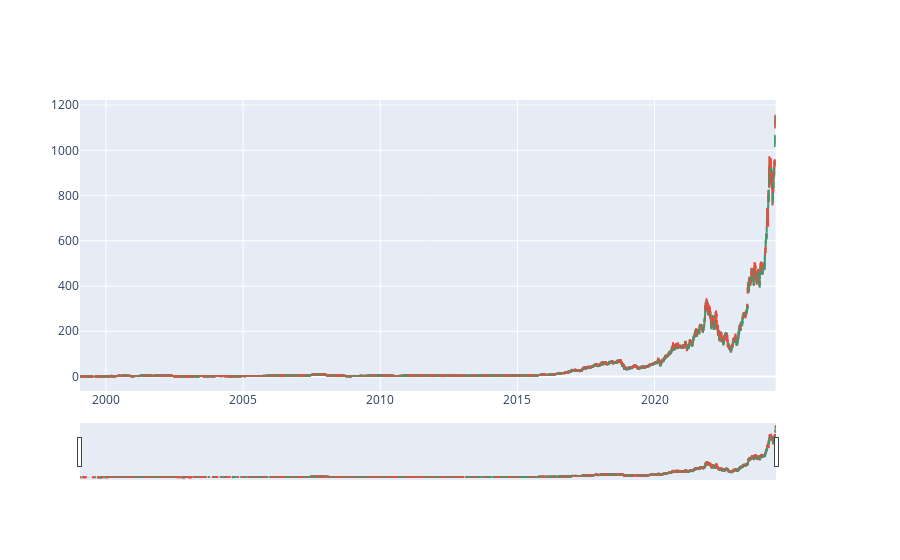

The code cell stored with this chart in its notebook:
### Code cell
# switch to candlestick chart
fig3 = make_subplots(specs=[[{"secondary_y": True}]])
fig3.add_trace(go.Candlestick(x=df_daily['date'],
                              open=df_daily['open'],
                              high=df_daily['high'],
                              low=df_daily['low'],
                              close=df_daily['close'],
                             ))
fig3

### Figure 1 — Plotly figure (JSON) as saved in the notebook; plotly's stock layout.template omitted (floating-point values rounded to 4 significant figures; data arrays with more than 128 entries replaced by an {"elided": "..."} marker saying what was removed)
{"data": [{"close": {"elided": "6380 float values"}, "high": {"elided": "6380 float values"}, "low": {"elided": "6380 float values"}, "open": {"elided": "6380 float values"}, "type": "candlestick", "x": {"elided": "6380 str values"}}], "layout": {"xaxis": {"anchor": "y", "domain": [0, 0.94]}, "yaxis": {"anchor": "x", "domain": [0, 1]}, "yaxis2": {"anchor": "x", "overlaying": "y", "side": "right"}}}
